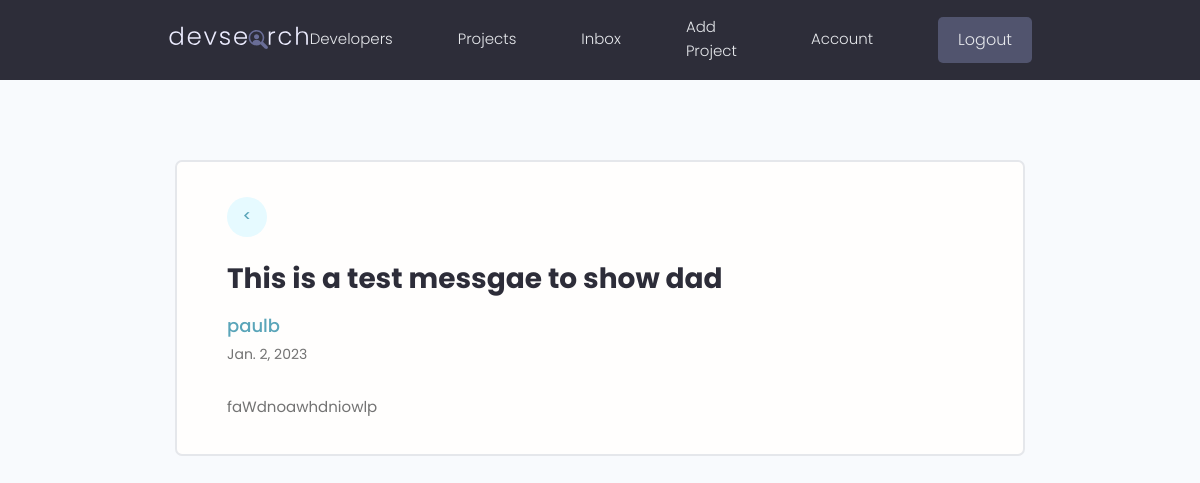
/message/01d539e9-44bf-4951-92d0-43530297b66d/ (signed in), run on the app's committed database.
### users/models.py (models this page shows)
class Message(models.Model):
    sender = models.ForeignKey(Profile, null=True, blank=True, on_delete=models.SET_NULL)
    recipient = models.ForeignKey(Profile, null=True, blank=True, on_delete=models.SET_NULL, related_name="messages")
    name = models.CharField(max_length=200, null=True, blank=True)
    email = models.EmailField(max_length=200, null=True, blank=True)
    subject = models.CharField(max_length=200, null=True, blank=True)
    body = models.TextField()
    created = models.DateField(auto_now_add=True)
    is_read = models.BooleanField(default=False)
    id  = models.UUIDField(default=uuid.uuid4, unique=True, primary_key=True, editable=False)
    def __str__(self) -> str:
        return self.subject
    class Meta:
        ordering = ['is_read', '-created']

class Profile(models.Model):
    user = models.OneToOneField(User, on_delete=models.CASCADE, null=True, blank=True )
    first_name = models.CharField(max_length=100)
    last_name = models.CharField(max_length=100)
    username = models.CharField(max_length=80, null=True, blank=True)
    email = models.EmailField(max_length=80, null=True, blank=True)
    city = models.CharField(max_length=100)
    country = models.CharField(max_length=100)
    short_intro = models.CharField(max_length=200, blank=True, null=True)
    bio = models.TextField(blank=True, null=True)
    profile_image = models.ImageField(null=True, blank=True, upload_to='profile-pics/', default="profile-pics/user-default.png")
    social_github = models.CharField(max_length=200, blank=True, null=True)
    social_twitter = models.CharField(max_length=200, blank=True, null=True)
    social_linkedin = models.CharField(max_length=200, blank=True, null=True)
    social_youtube = models.CharField(max_length=200, blank=True, null=True)
    social_website = models.CharField(max_length=200, blank=True, null=True)
    created_date = models.DateTimeField(auto_now_add=True)
    id = models.UUIDField(default=uuid.uuid4, unique=True, primary_key=True, editable=False)
    def __str__(self):
        return str(self.username)

### users/views.py (the view)
# urls.py: path('message/<str:pk>/', views.single_message, name='message'),
@login_required(login_url='login')
def single_message(request, pk):
    profile = request.user.profile
    messageRequest = profile.messages.get(id=pk)
    print(messageRequest)
    if not messageRequest.is_read:
        messageRequest.is_read = True
        messageRequest.save()
    context = {'messageRequest' : messageRequest}
    return render(request, 'users/message.html', context)

### users/templates/users/message.html
{% extends 'main.html' %}
{% block content %}
  <main class="messagePage my-xl">
    <div class="content-box">
      <div class="message">
        <a class="backButton" href="{% url 'inbox' %}">&#60</a>
        <h2 class="message__subject">{{messageRequest.subject}}</h4>
          {% if messageRequest.sender is not None %}
          <a href="{% url 'profile' messageRequest.sender.id %}" class="message__author">{{messageRequest.sender}}</a>
          {% endif %}
          <p class="message__date">{{messageRequest.created}}</p>
          <div class="message__body">
            {{messageRequest.body|linebreaksbr}}
          </div>
      </div>
    </div>
  </main>
{% endblock %}

### static/styles/app.css (style rules this page uses)
:root { --color-sub: #2d2d39; }
.content-box { width: 95%; max-width: 85rem; margin: 0 auto; }
.message { padding: 2.5rem 0; }
.message > a { display: flex; gap: 1rem; }
.message__author, .message__date { flex-basis: 25%; }
.message__subject { flex-basis: 50%; }
.message__date { text-align: right; }
.messagePage .message { list-style: none; background: var(--color-white); padding: 3.5rem 5rem; border: 2px solid var(--color-light); border-radius: 0.7rem; }
.messagePage .message__subject { font-size: 2.8rem; color: var(--color-sub); margin-bottom: 1rem; margin-top: 2rem; }
.messagePage .message__author { font-size: 1.8rem; font-weight: 500; }
.messagePage .message__date { font-size: 1.4rem; font-weight: 400; text-align: left; margin-bottom: 3rem; }
.backButton { background: var(--color-main-light); color: var(--color-main); width: 4rem; height: 4rem; display: flex; align-items: center; justify-content: center; border-radius: 50%; }

### static/uikit/styles/modules/_variables.css (style rules this page uses)
:root { --color-main: #5aa5b9; --color-main-light: #e6faff; --color-sub: #3f4156; --color-sub-light: #51546e; --color-sub-lighter: #ededfd; --color-text: #737373; --color-gray: #8b8b8b; --color-light: #e5e7eb; --color-light-gray: #767676; --color-bg: #f8fafd; --color-white: #fffefd; --color-white-light: #f3f3f3; --color-success: #359e64; --color-success-bg: #def8e8; --color-error: #fc4b0b; --color-error-bg: #fff2ee; --font-base: 'Poppins', arial, helvetica, 'Segoe UI', roboto, ubuntu, sans-serif; --font-monospace: 'Fira Code', 'Courier New', courier, monospace; --font-regular: 300; --font-medium: 500; --font-bold: 700; --generic-shadow: 1px 1px 5px #00000010; --generic-transition: all 0.3s ease-in-out; }

### static/uikit/styles/modules/_base.css (style rules this page uses)
* { margin: 0; padding: 0; box-sizing: border-box; text-rendering: optimizeLegibility; color: inherit; font-size: inherit; }
html { font-size: 50%; }
@media only screen and (min-width: 480px) { html { font-size: 56.25%; } }
@media only screen and (min-width: 1200px) { html { font-size: 62.5%; } }
body { line-height: 1.6; font-weight: 400; font-size: 1.5rem; color: var(--color-text); background-color: var(--color-bg); min-height: 100vh; }

### static/uikit/styles/modules/_typography.css (style rules this page uses)
* { font-family: var(--font-base); }
h2 { font-size: 3.6rem; font-weight: var(--font-bold); }
p, span, strong { font-size: 1.6rem; color: var(--color-text); font-weight: var(--font-regular); }
a { padding-bottom: 2px; text-decoration: none; display: inline-block; color: var(--color-main); font-weight: var(--font-medium); }

### static/uikit/styles/modules/_utilities.css (style rules this page uses)
.my-xl { margin: 8rem auto; }

### data on the page
Message: subject "This is a test messgae to show dad", sender "paulb", created "Jan. 2, 2023", body "faWdnoawhdniowlp"
